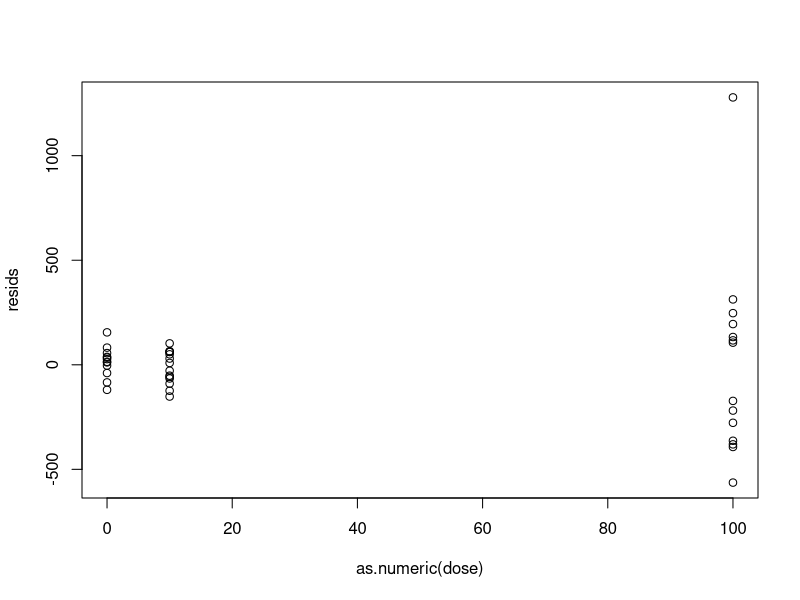
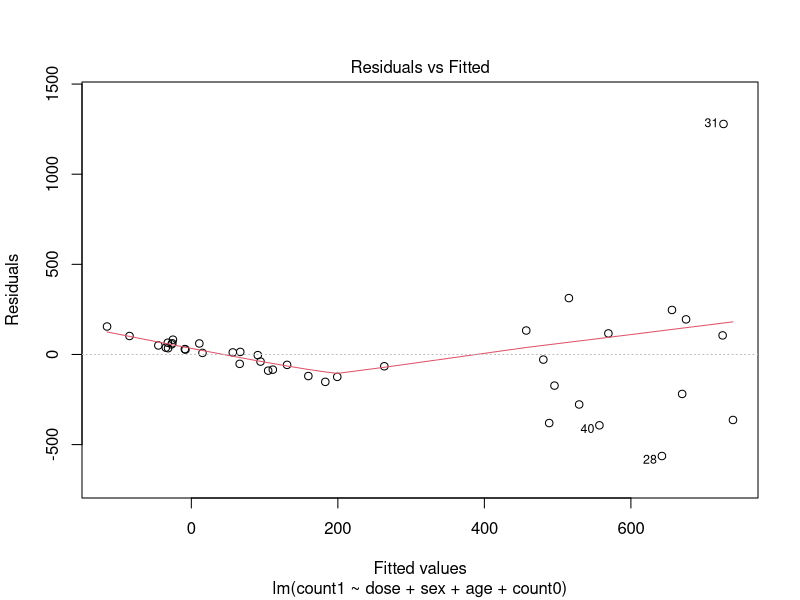
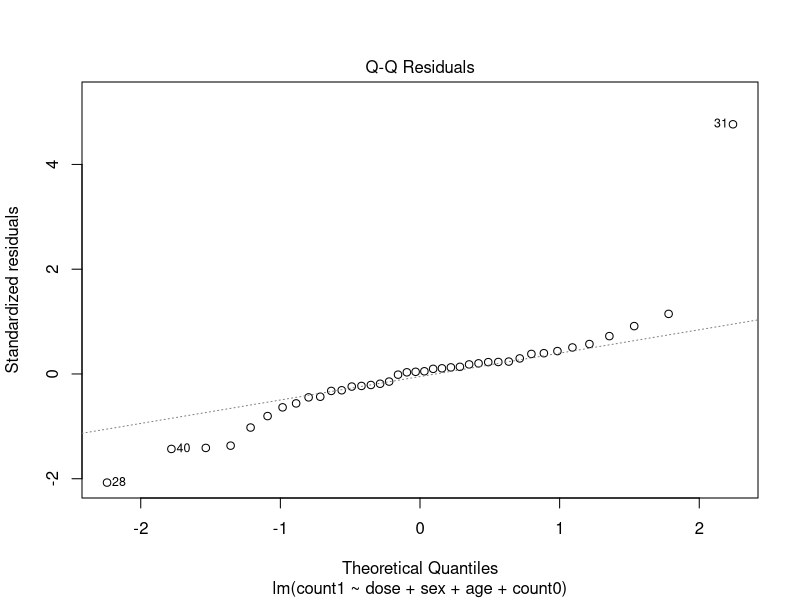
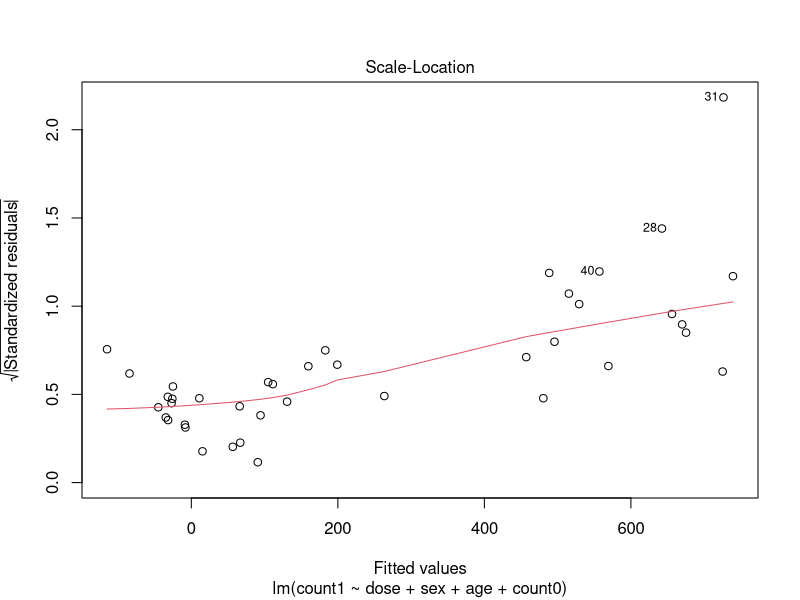
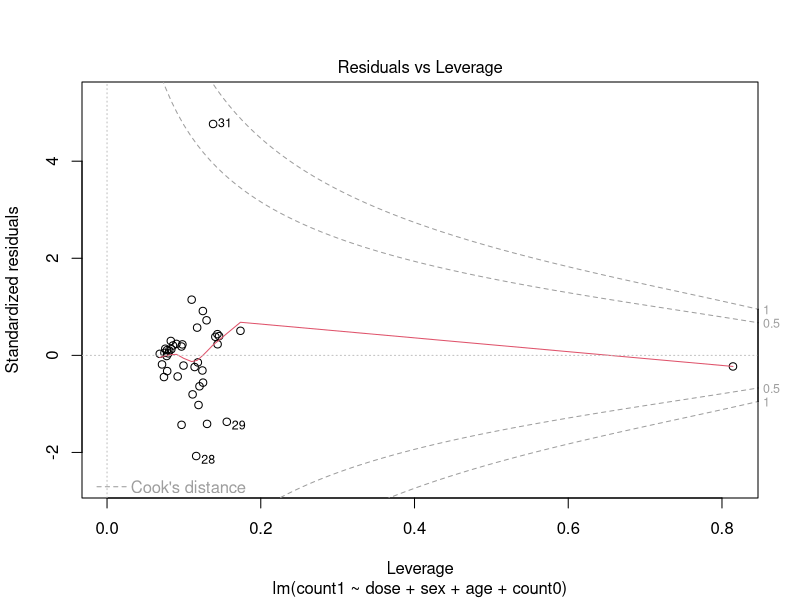
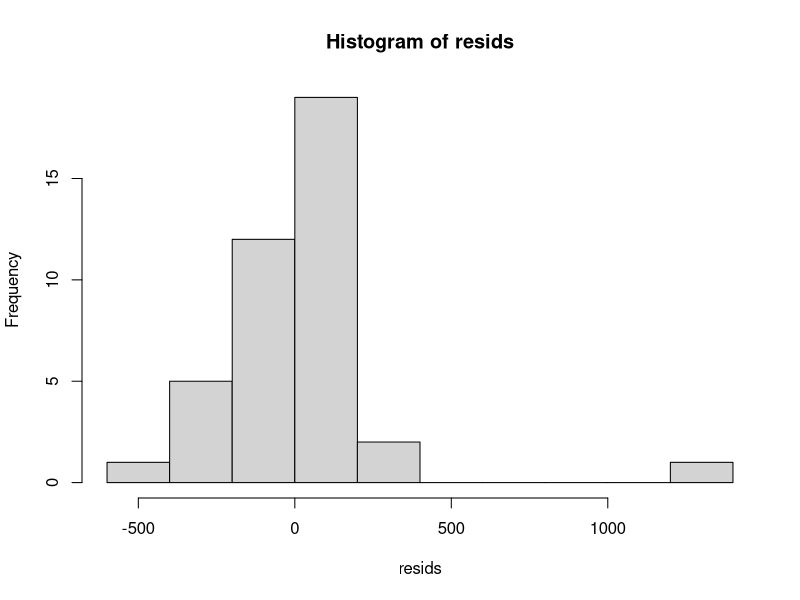
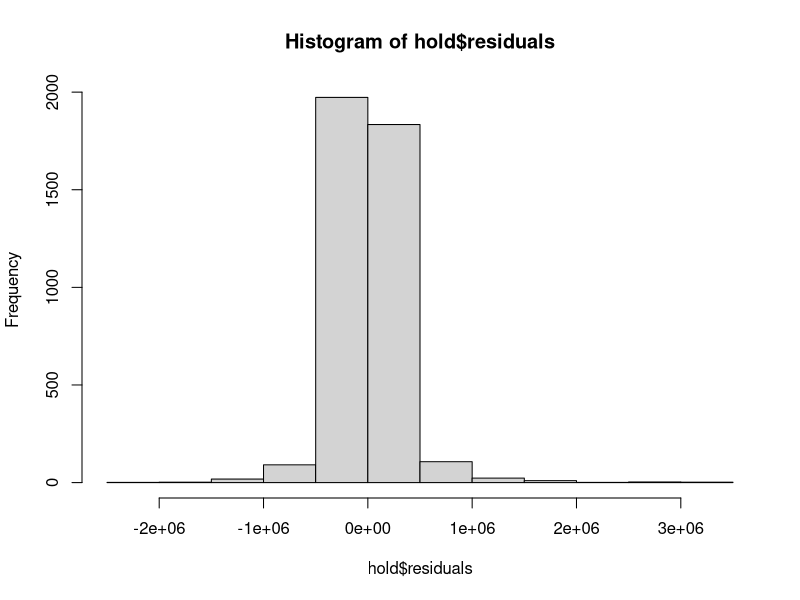
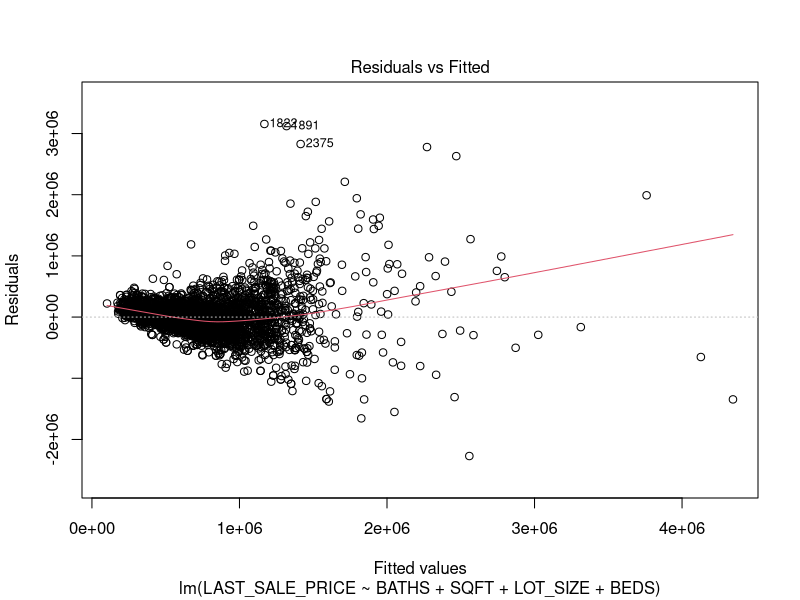

The R source for these figures, in order:
## ---- chunk 1
knitr::opts_chunk$set(echo = TRUE)
## ---- chunk 2
cellData = read.csv('cells.csv')
salesData = read.csv('Sales.csv')
## ---- chunk 3
basecelllm = lm(count1~dose+sex+age+count0,cellData)
print(summary(basecelllm))
## ---- chunk 4
print(names(summary(basecelllm)))
hold = summary(basecelllm)
wiw = coef(hold)[, 2]
doseCoef = coef(hold)[, 1][2]
dosestder=wiw[2]
zval = abs(doseCoef/dosestder)
n=nrow(cellData)
p = 2*(1-pt(zval,df=n-5))
print(p)
## ---- chunk 5
resids = hold$residuals
plot(resids~as.numeric(dose),data=cellData)
plot(basecelllm)
hist(resids)
## ---- chunk 6
overallSLM=lm(LAST_SALE_PRICE~BATHS+SQFT+LOT_SIZE+BEDS,salesData)
hold = summary(overallSLM)
print(hold)
## ---- chunk 7
hist(hold$residuals)
plot(overallSLM)
print(length(salesData$BATHS))
print(length(hold$residuals))

## ---- chunk 8
meansize = mean(salesData$SQFT,na.rm = TRUE)
#print(sum(is.na(salesData$SQFT)))
#print(meansize)
belowAvg = subset(salesData,SQFT<=meansize)
aboveAvg =  subset(salesData,SQFT>meansize)
#print(length(belowAvg$LAST_SALE_PRICE))
#print(length(aboveAvg$LAST_SALE_PRICE))
#print(length(salesData$LAST_SALE_PRICE))
#these dont add up, should i be concerned?
blm=lm(LAST_SALE_PRICE~BATHS+SQFT+LOT_SIZE+BEDS,belowAvg)
alm=lm(LAST_SALE_PRICE~BATHS+SQFT+LOT_SIZE+BEDS,aboveAvg)
bsum = summary(blm)
asum = summary(alm)
print(bsum)
print(asum)

